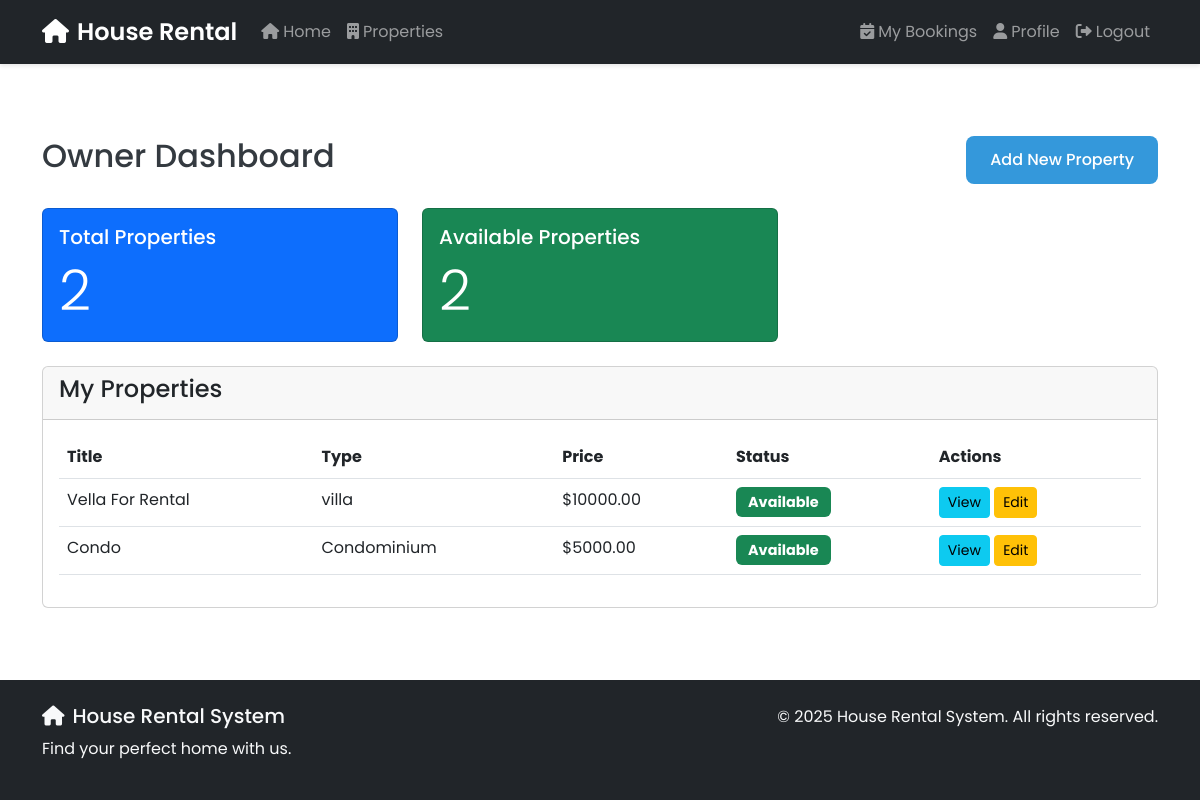
The app's page /owner/dashboard/ (signed in) with its own data.
### properties/models.py (models this page shows, shortened)
class Property(models.Model):
    PROPERTY_TYPES = [
        ('house', 'House'),
        ('apartment', 'Apartment'),
        ('condo', 'Condominium'),
        ('townhouse', 'Townhouse'),
    ]
    title = models.CharField(max_length=200)
    description = models.TextField()
    property_type = models.CharField(max_length=20, choices=PROPERTY_TYPES)
    address = models.CharField(max_length=200)
    city = models.CharField(max_length=100)
    state = models.CharField(max_length=100)
    zip_code = models.CharField(max_length=20)
    price = models.DecimalField(max_digits=10, decimal_places=2, validators=[MinValueValidator(0)])
    bedrooms = models.PositiveIntegerField()
    bathrooms = models.DecimalField(max_digits=3, decimal_places=1)
    area = models.PositiveIntegerField(help_text='Area in square feet')
    is_available = models.BooleanField(default=True)
    is_featured = models.BooleanField(default=False)
    created_at = models.DateTimeField(auto_now_add=True)
    updated_at = models.DateTimeField(auto_now=True)
    owner = models.ForeignKey(User, on_delete=models.CASCADE, related_name='properties')
    terms_and_conditions = models.TextField(blank=True, help_text="Terms and conditions for renting this property")

### properties/views.py (the view)
# urls.py: path('owner/dashboard/', views.owner_dashboard, name='owner_dashboard'),
@login_required
def owner_dashboard(request):
    properties = Property.objects.filter(owner=request.user)
    return render(request, 'properties/owner_dashboard.html', {
        'properties': properties,
        'total_properties': properties.count(),
        'available_properties': properties.filter(is_available=True).count()
    })

### accounts/models.py (called while the page is built)
    @property
    def is_property_owner(self):
        return self.role == 'owner'

### templates/properties/owner_dashboard.html
{% extends 'base.html' %}
{% block content %}
<div class="container mt-5">
    <div class="row">
        <div class="col-md-12 mb-4">
            <div class="d-flex justify-content-between align-items-center">
                <h2>Owner Dashboard</h2>
                <a href="{% url 'add_property' %}" class="btn btn-primary">Add New Property</a>
            </div>
        </div>
    </div>
    <div class="row mb-4">
        <div class="col-md-4">
            <div class="card bg-primary text-white">
                <div class="card-body">
                    <h5 class="card-title">Total Properties</h5>
                    <p class="card-text display-4">{{ total_properties }}</p>
                </div>
            </div>
        </div>
        <div class="col-md-4">
            <div class="card bg-success text-white">
                <div class="card-body">
                    <h5 class="card-title">Available Properties</h5>
                    <p class="card-text display-4">{{ available_properties }}</p>
                </div>
            </div>
        </div>
    </div>
    <div class="row">
        <div class="col-md-12">
            <div class="card">
                <div class="card-header">
                    <h4>My Properties</h4>
                </div>
                <div class="card-body">
                    {% if properties %}
                        <div class="table-responsive">
                            <table class="table">
                                <thead>
                                    <tr>
                                        <th>Title</th>
                                        <th>Type</th>
                                        <th>Price</th>
                                        <th>Status</th>
                                        <th>Actions</th>
                                    </tr>
                                </thead>
                                <tbody>
                                    {% for property in properties %}
                                    <tr>
                                        <td>{{ property.title }}</td>
                                        <td>{{ property.get_property_type_display }}</td>
                                        <td>${{ property.price }}</td>
                                        <td>
                                            {% if property.is_available %}
                                                <span class="badge bg-success">Available</span>
                                            {% else %}
                                                <span class="badge bg-danger">Rented</span>
                                            {% endif %}
                                        </td>
                                        <td>
                                            <a href="{% url 'property_detail' property.pk %}" class="btn btn-sm btn-info">View</a>
                                            <a href="#" class="btn btn-sm btn-warning">Edit</a>
                                        </td>
                                    </tr>
                                    {% endfor %}
                                </tbody>
                            </table>
                        </div>
                    {% else %}
                        <p class="text-center">No properties added yet.</p>
                    {% endif %}
                </div>
            </div>
        </div>
    </div>
</div>
{% endblock %}

### static/css/style.css (style rules this page uses)
:root { --primary-color: #2c3e50; --secondary-color: #3498db; --accent-color: #e74c3c; --light-gray: #f8f9fa; --dark-gray: #343a40; }
body { font-family: 'Poppins', sans-serif; line-height: 1.6; color: var(--dark-gray); min-height: 100vh; display: flex; flex-direction: column; }
.btn-primary { background-color: var(--secondary-color); border: none; padding: 0.75rem 1.5rem; border-radius: 8px; font-weight: 500; transition: all 0.3s ease; }
.badge { padding: 8px 12px; font-size: 0.9em; }

### records on screen
Property: title "Vella For Rental", property_type "villa", price "10000.00", is_available "Available"
Property: title "Condo", property_type "Condominium", price "5000.00", is_available "Available"

### other values on screen
{{ total_properties }} "2"
{{ available_properties }} "2"
